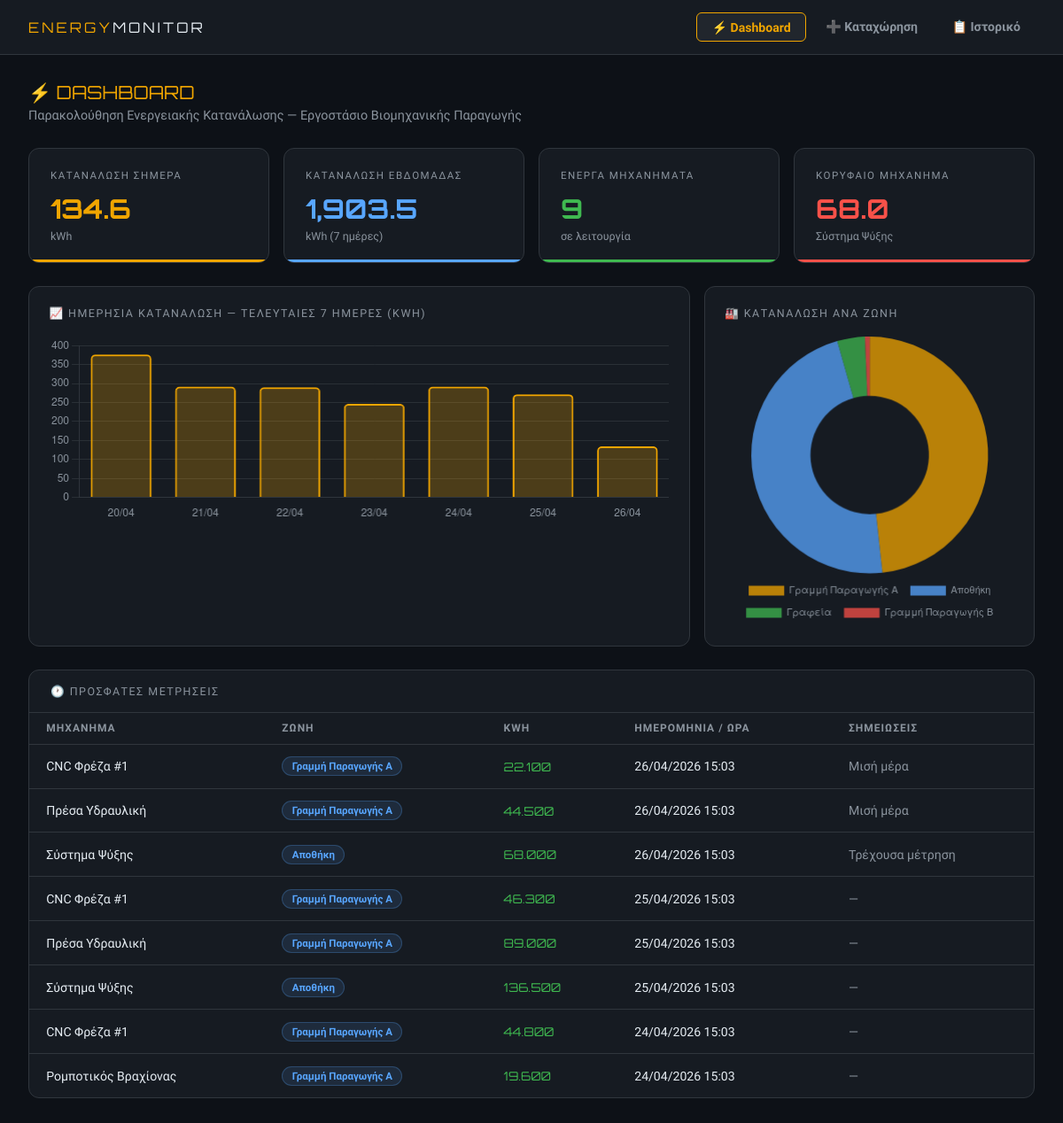
The page / on the database its author committed.
### tables this page shows
CREATE TABLE IF NOT EXISTS energy_readings (
    id          INT AUTO_INCREMENT PRIMARY KEY,
    machine_id  INT NOT NULL,
    kwh         DECIMAL(10,3) NOT NULL COMMENT 'Κατανάλωση σε kWh',
    recorded_at DATETIME NOT NULL,
    notes       TEXT,
    created_at  TIMESTAMP DEFAULT CURRENT_TIMESTAMP,
    FOREIGN KEY (machine_id) REFERENCES machines(id) ON DELETE CASCADE
);

CREATE TABLE IF NOT EXISTS machines (
    id              INT AUTO_INCREMENT PRIMARY KEY,
    zone_id         INT NOT NULL,
    name            VARCHAR(100) NOT NULL,
    model           VARCHAR(100),
    rated_power_kw  DECIMAL(8,2) NOT NULL COMMENT 'Ονομαστική ισχύς σε kW',
    status          ENUM('active','inactive','maintenance') DEFAULT 'active',
    created_at      TIMESTAMP DEFAULT CURRENT_TIMESTAMP,
    FOREIGN KEY (zone_id) REFERENCES zones(id) ON DELETE CASCADE
);

CREATE TABLE IF NOT EXISTS zones (
    id          INT AUTO_INCREMENT PRIMARY KEY,
    name        VARCHAR(100) NOT NULL,
    description TEXT,
    created_at  TIMESTAMP DEFAULT CURRENT_TIMESTAMP
);

### index.php (the view, shortened to what this page needs)
<?php
require_once 'config/db.php';
$r = mysqli_query($con, "SELECT COALESCE(SUM(kwh), 0) AS total FROM energy_readings WHERE DATE(recorded_at) = CURDATE()");
$today_kwh = mysqli_fetch_assoc($r)['total'];
$r = mysqli_query($con, "SELECT COALESCE(SUM(kwh), 0) AS total FROM energy_readings WHERE recorded_at >= DATE_SUB(NOW(), INTERVAL 7 DAY)");
$week_kwh = mysqli_fetch_assoc($r)['total'];
$r = mysqli_query($con, "SELECT COUNT(*) AS cnt FROM machines WHERE status = 'active'");
$active_machines = mysqli_fetch_assoc($r)['cnt'];
$r = mysqli_query($con, "
    SELECT m.name, COALESCE(SUM(er.kwh), 0) AS total
    FROM machines m
    LEFT JOIN energy_readings er ON m.id = er.machine_id AND DATE(er.recorded_at) = CURDATE()
    GROUP BY m.id, m.name
    ORDER BY total DESC
    LIMIT 1
");
$top = mysqli_fetch_assoc($r);
$r = mysqli_query($con, "
    SELECT DATE(recorded_at) AS day, SUM(kwh) AS total
    FROM energy_readings
    WHERE recorded_at >= DATE_SUB(NOW(), INTERVAL 7 DAY)
    GROUP BY DATE(recorded_at)
    ORDER BY day ASC
");
$chart_labels = [];
$chart_values = [];
while ($row = mysqli_fetch_assoc($r)) {
    $chart_labels[] = date('d/m', strtotime($row['day']));
    $chart_values[] = (float)$row['total'];
}
$r = mysqli_query($con, "
    SELECT z.name AS zone_name, COALESCE(SUM(er.kwh), 0) AS total
    FROM zones z
    LEFT JOIN machines m ON z.id = m.zone_id
    LEFT JOIN energy_readings er ON m.id = er.machine_id AND er.recorded_at >= DATE_SUB(NOW(), INTERVAL 7 DAY)
    GROUP BY z.id, z.name
    ORDER BY total DESC
");
$zone_labels = [];
$zone_values = [];
while ($row = mysqli_fetch_assoc($r)) {
    $zone_labels[] = $row['zone_name'];
    $zone_values[] = (float)$row['total'];
}
$r = mysqli_query($con, "
    SELECT er.kwh, er.recorded_at, er.notes,
           m.name AS machine_name,
           z.name AS zone_name
    FROM energy_readings er
    JOIN machines m ON er.machine_id = m.id
    JOIN zones z ON m.zone_id = z.id
    ORDER BY er.recorded_at DESC
    LIMIT 8
");
$recent = [];
while ($row = mysqli_fetch_assoc($r)) {
    $recent[] = $row;
}
?>
<!DOCTYPE html>
<html lang="el">
<head>
</head>
<body>
<nav>
    <div class="logo">ENERGY<span>MONITOR</span></div>
    <div class="nav-links">
        <a href="index.php" class="active">⚡ Dashboard</a>
        <a href="add_reading.php">➕ Καταχώρηση</a>
        <a href="history.php">📋 Ιστορικό</a>
    </div>
</nav>
<div class="container">
    <div class="page-title">⚡ DASHBOARD</div>
    <div class="page-sub">Παρακολούθηση Ενεργειακής Κατανάλωσης — Εργοστάσιο Βιομηχανικής Παραγωγής</div>
    <div class="kpi-grid">
        <div class="kpi-card c-yellow">
            <div class="kpi-label">Κατανάλωση Σήμερα</div>
            <div class="kpi-value c-yellow"><?= number_format($today_kwh, 1) ?></div>
            <div class="kpi-unit">kWh</div>
        </div>
        <div class="kpi-card c-blue">
            <div class="kpi-label">Κατανάλωση Εβδομάδας</div>
            <div class="kpi-value c-blue"><?= number_format($week_kwh, 1) ?></div>
            <div class="kpi-unit">kWh (7 ημέρες)</div>
        </div>
        <div class="kpi-card c-green">
            <div class="kpi-label">Ενεργά Μηχανήματα</div>
            <div class="kpi-value c-green"><?= $active_machines ?></div>
            <div class="kpi-unit">σε λειτουργία</div>
        </div>
        <div class="kpi-card c-red">
            <div class="kpi-label">Κορυφαίο Μηχάνημα</div>
            <div class="kpi-value c-red"><?= number_format($top['total'], 1) ?></div>
            <div class="kpi-unit"><?= htmlspecialchars($top['name']) ?></div>
        </div>
    </div>
    <div class="charts-row">
        <div class="chart-card">
            <div class="card-title">📈 Ημερήσια Κατανάλωση — Τελευταίες 7 Ημέρες (kWh)</div>
            <canvas id="barChart" height="90"></canvas>
        </div>
        <div class="chart-card">
            <div class="card-title">🏭 Κατανάλωση ανά Ζώνη</div>
            <canvas id="pieChart" height="180"></canvas>
        </div>
    </div>
    <div class="table-card">
        <div class="table-header">🕐 Πρόσφατες Μετρήσεις</div>
        <table>
            <thead>
                <tr>
                    <th>Μηχάνημα</th>
                    <th>Ζώνη</th>
                    <th>kWh</th>
                    <th>Ημερομηνία / Ώρα</th>
                    <th>Σημειώσεις</th>
                </tr>
            </thead>
            <tbody>
                <?php foreach ($recent as $row): ?>
                <tr>
                    <td><?= htmlspecialchars($row['machine_name']) ?></td>
                    <td><span class="badge"><?= htmlspecialchars($row['zone_name']) ?></span></td>
                    <td class="kwh"><?= number_format($row['kwh'], 3) ?></td>
                    <td><?= date('d/m/Y H:i', strtotime($row['recorded_at'])) ?></td>
                    <td style="color:var(--muted)"><?= htmlspecialchars($row['notes'] ?? '—') ?></td>
                </tr>
                <?php endforeach; ?>
            </tbody>
        </table>
    </div>
</div>
<script>
Chart.defaults.color = '#8b949e';
Chart.defaults.borderColor = '#30363d';
// Bar Chart — Ημερήσια
new Chart(document.getElementById('barChart'), {
    type: 'bar',
    data: {
        labels: <?= json_encode($chart_labels) ?>,
        datasets: [{
            label: 'kWh',
            data: <?= json_encode($chart_values) ?>,
            backgroundColor: 'rgba(240,165,0,0.25)',
            borderColor: '#f0a500',
            borderWidth: 2,
            borderRadius: 5
        }]
    },
    options: {
        responsive: true,
        plugins: { legend: { display: false } },
        scales: {
            y: { grid: { color: 'rgba(48,54,61,0.8)' } },
            x: { grid: { display: false } }
        }
    }
});
// Pie Chart — Ζώνες
new Chart(document.getElementById('pieChart'), {
    type: 'doughnut',
    data: {
        labels: <?= json_encode($zone_labels) ?>,
        datasets: [{
            data: <?= json_encode($zone_values) ?>,
            backgroundColor: [
                'rgba(240,165,0,0.75)',
                'rgba(88,166,255,0.75)',
                'rgba(63,185,80,0.75)',
                'rgba(248,81,73,0.75)'
            ],
            borderWidth: 0
        }]
    },
    options: {
        responsive: true,
        plugins: {
            legend: { position: 'bottom', labels: { padding: 14, font: { size: 11 } } }
        }
    }
});
</script>
</body>
</html>

### index.php (style rules this page uses)
:root { --bg: #0d1117; --surface: #161b22; --surface2: #21262d; --accent: #f0a500; --accent2: #58a6ff; --green: #3fb950; --red: #f85149; --text: #e6edf3; --muted: #8b949e; --border: #30363d; }
* { margin:0; padding:0; box-sizing:border-box; }
body { background: var(--bg); color: var(--text); font-family: 'Exo 2', sans-serif; min-height: 100vh; }
nav { background: var(--surface); border-bottom: 1px solid var(--border); display: flex; align-items: center; justify-content: space-between; padding: 0 2rem; height: 62px; position: sticky; top: 0; z-index: 100; }
.logo { font-family: 'Orbitron', monospace; font-size: 1rem; color: var(--accent); letter-spacing: 3px; }
.logo span { color: var(--text); }
.nav-links { display: flex; gap: 0.4rem; }
.nav-links a { padding: 0.45rem 1rem; border-radius: 6px; text-decoration: none; color: var(--muted); font-size: 0.88rem; font-weight: 600; transition: all 0.18s; }
.nav-links a.active { background: var(--surface2); color: var(--accent); border: 1px solid var(--accent); }
.container { max-width: 1380px; margin: 0 auto; padding: 1.8rem 2rem; }
.page-title { font-family: 'Orbitron', monospace; font-size: 1.3rem; color: var(--accent); margin-bottom: 0.3rem; }
.page-sub { color: var(--muted); font-size: 0.9rem; margin-bottom: 1.8rem; }
.kpi-grid { display: grid; grid-template-columns: repeat(4, 1fr); gap: 1rem; margin-bottom: 1.6rem; }
.kpi-card { background: var(--surface); border: 1px solid var(--border); border-radius: 12px; padding: 1.4rem 1.5rem; position: relative; overflow: hidden; transition: transform 0.2s; }
.kpi-card::after { content: ''; position: absolute; bottom: 0; left: 0; right: 0; height: 3px; }
.kpi-card.c-yellow::after { background: var(--accent); }
.kpi-card.c-blue::after { background: var(--accent2); }
.kpi-card.c-green::after { background: var(--green); }
.kpi-card.c-red::after { background: var(--red); }
.kpi-label { font-size: 0.72rem; text-transform: uppercase; letter-spacing: 1.5px; color: var(--muted); margin-bottom: 0.7rem; }
.kpi-value { font-family: 'Orbitron', monospace; font-size: 1.9rem; font-weight: 700; }
.kpi-value.c-yellow { color: var(--accent); }
.kpi-value.c-blue { color: var(--accent2); }
.kpi-value.c-green { color: var(--green); }
.kpi-value.c-red { color: var(--red); }
.kpi-unit { font-size: 0.78rem; color: var(--muted); margin-top: 0.3rem; }
.charts-row { display: grid; grid-template-columns: 2fr 1fr; gap: 1rem; margin-bottom: 1.6rem; }
.chart-card { background: var(--surface); border: 1px solid var(--border); border-radius: 12px; padding: 1.4rem; }
.card-title { font-size: 0.78rem; text-transform: uppercase; letter-spacing: 1.5px; color: var(--muted); margin-bottom: 1.2rem; }
.table-card { background: var(--surface); border: 1px solid var(--border); border-radius: 12px; overflow: hidden; }
.table-header { padding: 1rem 1.5rem; border-bottom: 1px solid var(--border); font-size: 0.78rem; text-transform: uppercase; letter-spacing: 1.5px; color: var(--muted); }
table { width: 100%; border-collapse: collapse; }
th { padding: 0.65rem 1.2rem; font-size: 0.75rem; color: var(--muted); text-transform: uppercase; letter-spacing: 1px; text-align: left; border-bottom: 1px solid var(--border); font-weight: 600; }
td { padding: 0.85rem 1.2rem; font-size: 0.88rem; border-bottom: 1px solid var(--border); }
tr:last-child td { border-bottom: none; }
.badge { display: inline-block; padding: 0.18rem 0.65rem; border-radius: 20px; font-size: 0.72rem; font-weight: 700; background: rgba(88,166,255,0.12); color: var(--accent2); border: 1px solid rgba(88,166,255,0.25); }
.kwh { font-family: 'Orbitron', monospace; color: var(--green); font-size: 0.85rem; }

### rows shown on the page
energy_readings: machine.name "CNC Φρέζα #1", zones.name "Γραμμή Παραγωγής Α", kwh "22.100", recorded_at "26/04/2026 15:03", notes "Μισή μέρα"
energy_readings: machine.name "Πρέσα Υδραυλική", zones.name "Γραμμή Παραγωγής Α", kwh "44.500", recorded_at "26/04/2026 15:03", notes "Μισή μέρα"
energy_readings: machine.name "Σύστημα Ψύξης", zones.name "Αποθήκη", kwh "68.000", recorded_at "26/04/2026 15:03", notes "Τρέχουσα μέτρηση"
energy_readings: machine.name "CNC Φρέζα #1", zones.name "Γραμμή Παραγωγής Α", kwh "46.300", recorded_at "25/04/2026 15:03", notes "—"
energy_readings: machine.name "Πρέσα Υδραυλική", zones.name "Γραμμή Παραγωγής Α", kwh "89.000", recorded_at "25/04/2026 15:03", notes "—"
energy_readings: machine.name "Σύστημα Ψύξης", zones.name "Αποθήκη", kwh "136.500", recorded_at "25/04/2026 15:03", notes "—"
energy_readings: machine.name "CNC Φρέζα #1", zones.name "Γραμμή Παραγωγής Α", kwh "44.800", recorded_at "24/04/2026 15:03", notes "—"
energy_readings: machine.name "Ρομποτικός Βραχίονας", zones.name "Γραμμή Παραγωγής Α", kwh "19.600", recorded_at "24/04/2026 15:03", notes "—"

### other values the page prints
$today_kwh "134.6"
$week_kwh "1,903.5"
$active_machines "9"
$top['total'] "68.0"
$top['name'] "Σύστημα Ψύξης"
chart data {{ json_encode($chart_values) }} [376.55,292.1,290,246.5,291.9,271.8,134.6]
chart data {{ json_encode($zone_values) }} [919.15,900.2,72,12.1]
